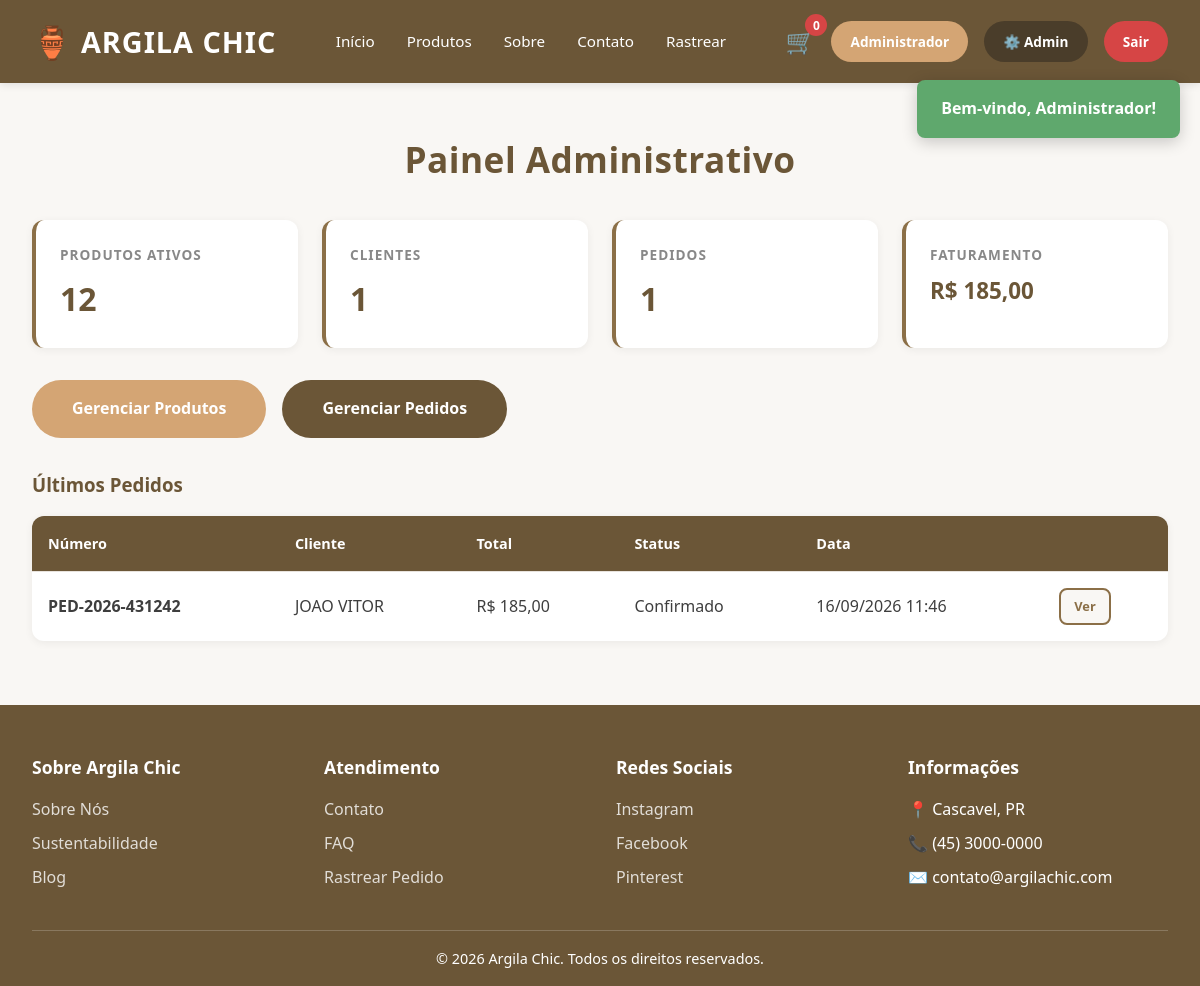
Page /admin/index.php (signed in) on the committed database.
### tables this page shows
CREATE TABLE `pedidos` (
  `id` int(11) NOT NULL,
  `usuario_id` int(11) NOT NULL,
  `numero_pedido` varchar(50) NOT NULL,
  `subtotal` decimal(10,2) NOT NULL,
  `frete` decimal(10,2) NOT NULL,
  `total` decimal(10,2) NOT NULL,
  `status` enum('confirmado','preparando','transito','entregue','cancelado') DEFAULT 'confirmado',
  `transportadora` varchar(100) DEFAULT 'Sedex',
  `codigo_rastreio` varchar(50) DEFAULT NULL,
  `previsao_entrega` date DEFAULT NULL,
  `criado_em` timestamp NOT NULL DEFAULT current_timestamp()
);

CREATE TABLE `usuarios` (
  `id` int(11) NOT NULL,
  `nome` varchar(150) NOT NULL,
  `email` varchar(150) NOT NULL,
  `senha` varchar(255) NOT NULL,
  `telefone` varchar(20) DEFAULT NULL,
  `data_nascimento` date DEFAULT NULL,
  `endereco` varchar(255) DEFAULT NULL,
  `cidade` varchar(100) DEFAULT NULL,
  `estado` varchar(50) DEFAULT NULL,
  `cep` varchar(10) DEFAULT NULL,
  `tipo` enum('cliente','admin') DEFAULT 'cliente',
  `criado_em` timestamp NOT NULL DEFAULT current_timestamp()
);

### admin/index.php (the view, shortened to what this page needs)
<?php
$pdo = getConnection();
$totalProdutos = $pdo->query("SELECT COUNT(*) FROM produtos WHERE ativo = 1")->fetchColumn();
$totalUsuarios = $pdo->query("SELECT COUNT(*) FROM usuarios WHERE tipo = 'cliente'")->fetchColumn();
$totalPedidos  = $pdo->query("SELECT COUNT(*) FROM pedidos")->fetchColumn();
$faturamento   = $pdo->query("SELECT COALESCE(SUM(total),0) FROM pedidos WHERE status != 'cancelado'")->fetchColumn();
$ultimosPedidos = $pdo->query("
    SELECT p.*, u.nome AS cliente
    FROM pedidos p JOIN usuarios u ON u.id = p.usuario_id
    ORDER BY p.criado_em DESC LIMIT 5
")->fetchAll();
include __DIR__ . '/../includes/header.php';
?>
<div class="container-principal">
    <h2 class="secao-titulo">Painel Administrativo</h2>
    <div class="admin-cards">
        <div class="admin-card">
            <h3>Produtos Ativos</h3>
            <div class="valor"><?= $totalProdutos ?></div>
        </div>
        <div class="admin-card">
            <h3>Clientes</h3>
            <div class="valor"><?= $totalUsuarios ?></div>
        </div>
        <div class="admin-card">
            <h3>Pedidos</h3>
            <div class="valor"><?= $totalPedidos ?></div>
        </div>
        <div class="admin-card">
            <h3>Faturamento</h3>
            <div class="valor" style="font-size:1.4rem;">R$ <?= number_format($faturamento, 2, ',', '.') ?></div>
        </div>
    </div>
    <div style="display:flex; gap:1rem; margin-bottom:2rem; flex-wrap:wrap;">
        <a href="produtos.php" class="btn-primario">Gerenciar Produtos</a>
        <a href="pedidos.php" class="btn-primario" style="background:var(--cor-header);">Gerenciar Pedidos</a>
    </div>
    <h3 style="color:var(--cor-header); margin-bottom:1rem;">Últimos Pedidos</h3>
    <?php if (empty($ultimosPedidos)): ?>
        <p style="background:#fff;padding:2rem;border-radius:12px;text-align:center;color:#888;">
            Nenhum pedido ainda.
        </p>
    <?php else: ?>
        <table class="tabela-admin">
            <thead>
                <tr>
                    <th>Número</th>
                    <th>Cliente</th>
                    <th>Total</th>
                    <th>Status</th>
                    <th>Data</th>
                    <th></th>
                </tr>
            </thead>
            <tbody>
                <?php foreach ($ultimosPedidos as $p): ?>
                    <tr>
                        <td><strong><?= htmlspecialchars($p['numero_pedido']) ?></strong></td>
                        <td><?= htmlspecialchars($p['cliente']) ?></td>
                        <td>R$ <?= number_format($p['total'], 2, ',', '.') ?></td>
                        <td><?= ucfirst($p['status']) ?></td>
                        <td><?= date('d/m/Y H:i', strtotime($p['criado_em'])) ?></td>
                        <td><a href="pedidos.php?ver=<?= $p['id'] ?>" class="btn-info" style="padding:.4rem .8rem;font-size:.8rem;">Ver</a></td>
                    </tr>
                <?php endforeach; ?>
            </tbody>
        </table>
    <?php endif; ?>
</div>
<?php include __DIR__ . '/../includes/footer.php'; ?>

### assets/css/style.css (style rules this page uses)
* { margin: 0; padding: 0; box-sizing: border-box; }
:root { --cor-primaria: #8B6F47; --cor-secundaria: #6B5637; --cor-fundo: #F9F7F4; --cor-texto: #3E3E3E; --cor-branco: #FFFFFF; --cor-destaque: #A0826D; --cor-erro: #D64545; --cor-sucesso: #5FA86D; --cor-header: #6B5637; }
body { font-family: 'Segoe UI', Tahoma, Geneva, Verdana, sans-serif; background-color: var(--cor-fundo); color: var(--cor-texto); line-height: 1.6; }
a { color: var(--cor-primaria); text-decoration: none; }
.btn-primario { background-color: #D4A574; color: var(--cor-branco); border: none; padding: 1rem 2.5rem; font-size: 1rem; border-radius: 50px; cursor: pointer; font-weight: 600; transition: all 0.3s ease; display: inline-block; text-decoration: none; }
.container-principal { max-width: 1200px; margin: 3rem auto; padding: 0 2rem; }
.secao-titulo { font-size: 2.2rem; color: var(--cor-header); margin-bottom: 2rem; text-align: center; font-weight: 700; letter-spacing: 0.5px; }
.btn-info { background-color: var(--cor-fundo); color: var(--cor-primaria); border: 2px solid var(--cor-primaria); padding: 0.75rem 1rem; border-radius: 8px; cursor: pointer; font-weight: 600; transition: all 0.3s ease; font-size: 0.9rem; text-decoration: none; display: inline-block; text-align: center; }
.tabela-admin { width: 100%; background: #fff; border-radius: 12px; overflow: hidden; border-collapse: collapse; box-shadow: 0 2px 8px rgba(0,0,0,.06); }
.tabela-admin th, .tabela-admin td { padding: 1rem; text-align: left; border-bottom: 1px solid #E8E3DD; }
.tabela-admin th { background: var(--cor-header); color: #fff; font-weight: 600; font-size: .9rem; }
.tabela-admin tr:last-child td { border-bottom: none; }
.admin-cards { display: grid; grid-template-columns: repeat(auto-fit, minmax(220px, 1fr)); gap: 1.5rem; margin-bottom: 2rem; }
.admin-card { background: #fff; padding: 1.5rem; border-radius: 12px; box-shadow: 0 2px 8px rgba(0,0,0,.06); border-left: 4px solid var(--cor-primaria); }
.admin-card h3 { font-size: .85rem; color: #888; text-transform: uppercase; letter-spacing: 1px; margin-bottom: .5rem; }
.admin-card .valor { font-size: 2rem; font-weight: 700; color: var(--cor-header); }

### rows in the picture
pedidos: numero_pedido "PED-2026-431242", usuario.nome "JOAO VITOR", total "185,00", status "Confirmado", criado_em "16/09/2026 11:46"

### other values in the picture
$totalCarrinho "0"
explode(' ', $usuario['nome'])[0] "Administrador"
$_SESSION['mensagem']['texto'] "Bem-vindo, Administrador!"
$totalProdutos "12"
$totalUsuarios "1"
$totalPedidos "1"
$faturamento "185,00"
